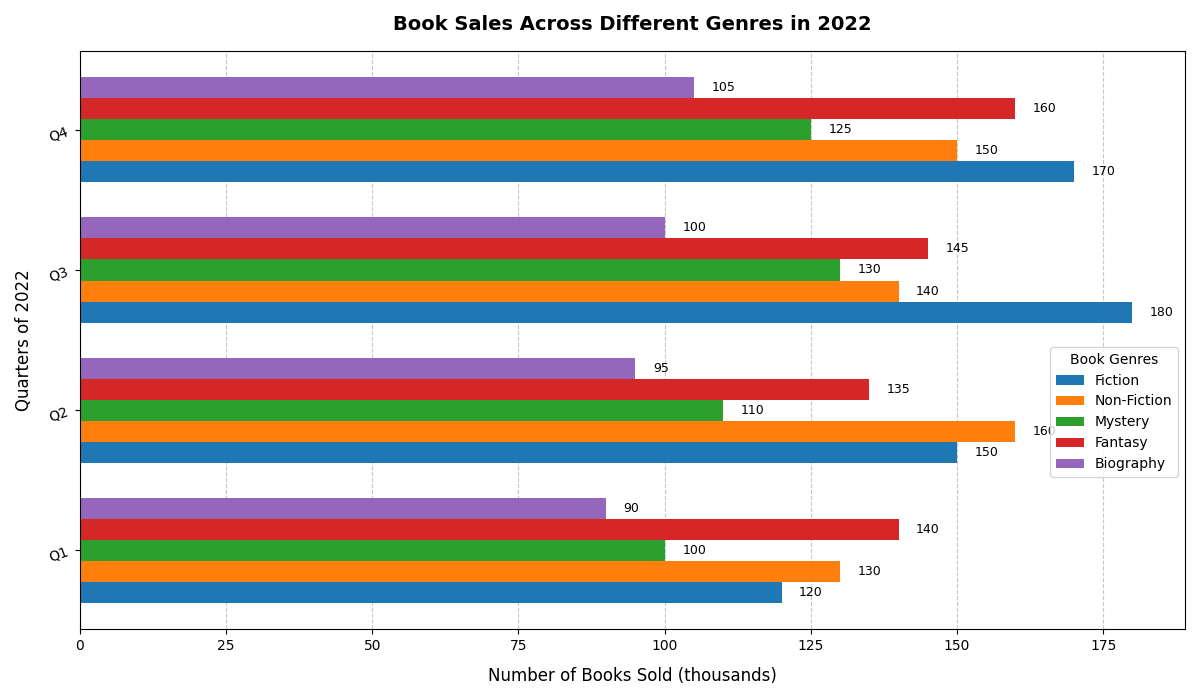

Write the Python code that produced this figure.
import matplotlib.pyplot as plt
import numpy as np

genres = ['Fiction', 'Non-Fiction', 'Mystery', 'Fantasy', 'Biography']
quarters = ['Q1', 'Q2', 'Q3', 'Q4']

# Data (number of books sold in thousands)
books_sold = [
    [120, 150, 180, 170],  # Fiction
    [130, 160, 140, 150],  # Non-Fiction
    [100, 110, 130, 125],  # Mystery
    [140, 135, 145, 160],  # Fantasy
    [90, 95, 100, 105]     # Biography
]

books_sold = np.array(books_sold)

fig, ax = plt.subplots(figsize=(12, 7))

bar_height = 0.15
y_indices = np.arange(len(quarters))

colors = ['#1f77b4', '#ff7f0e', '#2ca02c', '#d62728', '#9467bd']
for i, genre in enumerate(genres):
    ax.barh(y_indices + i * bar_height, books_sold[i], height=bar_height, label=genre, color=colors[i])

for i, genre_data in enumerate(books_sold):
    for j, value in enumerate(genre_data):
        ax.text(value + 3, j + i * bar_height, str(value), va='center', fontsize=9, color='black')

ax.set_ylabel('Quarters of 2022', fontsize=12, labelpad=10)
ax.set_xlabel('Number of Books Sold (thousands)', fontsize=12, labelpad=10)
ax.set_title('Book Sales Across Different Genres in 2022', fontsize=14, fontweight='bold', pad=15)
ax.set_yticks(y_indices + bar_height * 2)
ax.set_yticklabels(quarters)
plt.yticks(rotation=20)

ax.legend(title='Book Genres', loc='upper right', bbox_to_anchor=(1, 0.5))
ax.xaxis.grid(True, linestyle='--', alpha=0.7)
ax.set_axisbelow(True)

plt.tight_layout()
plt.show()
